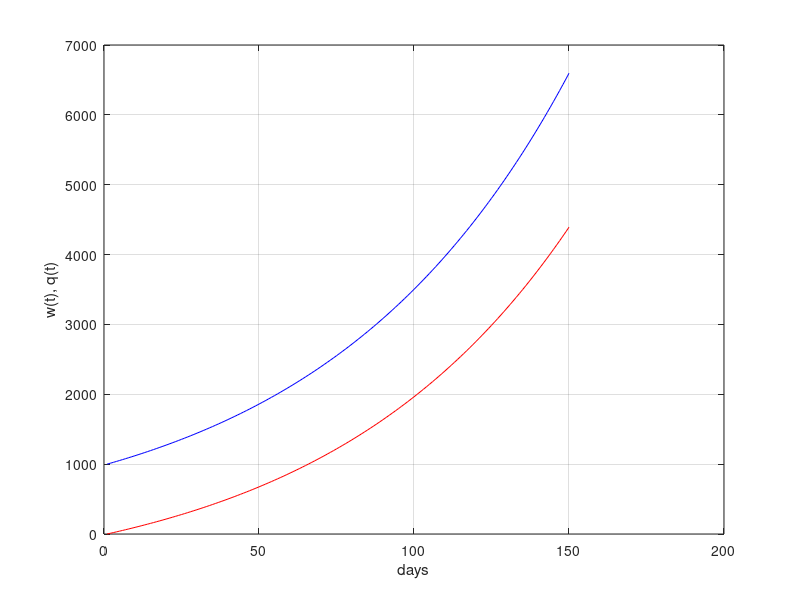

MATLAB code to generate this figure:
% 例程 5.2  工蚁与蚁后种群数量模型（种群演化依赖于模型参数）
%  模型参数与变量定义
A = 0.0131;
B = 0.000228;
dw = 0;
dq = 0;
w = zeros(150, 1);  q = zeros(150, 1);  u = zeros(150, 1);  y = zeros(150, 1);
w(1) = 1000;
for nn = 1:149
u(nn) = 0.99;
dw = (A*u(nn)*w(nn)) - (B*w(nn));
dq = (1 - u(nn))*w(nn);
w(nn + 1) = w(nn) + dw;
q(nn + 1) = q(nn) + dq;
end;
aux = (1/B)*log(A/(A - B))
figure(1)
plot(w, 'b');
hold  on;
plot(q, 'r');
xlabel('days');  ylabel('w(t), q(t)');
grid on;
